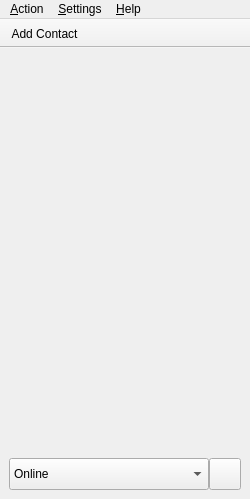
<?xml version="1.0" encoding="UTF-8"?>
<ui version="4.0">
 <class>MainWindow</class>
 <widget class="QMainWindow" name="MainWindow">
  <property name="geometry">
   <rect>
    <x>0</x>
    <y>0</y>
    <width>250</width>
    <height>499</height>
   </rect>
  </property>
  <property name="windowTitle">
   <string>MainWindow</string>
  </property>
  <property name="windowIcon">
   <iconset resource="application.qrc">
    <normaloff>:/images/im-user.png</normaloff>:/images/im-user.png</iconset>
  </property>
  <widget class="QWidget" name="centralwidget">
   <layout class="QVBoxLayout" name="verticalLayout">
    <property name="spacing">
     <number>0</number>
    </property>
    <item>
     <widget class="QStackedWidget" name="stackedWidget"/>
    </item>
    <item>
     <widget class="QWidget" name="bottomWrap" native="true"/>
    </item>
    <item>
     <layout class="QHBoxLayout" name="horizontalLayout">
      <item>
       <widget class="QComboBox" name="presenceComboBox">
        <property name="enabled">
         <bool>true</bool>
        </property>
        <property name="minimumSize">
         <size>
          <width>0</width>
          <height>32</height>
         </size>
        </property>
        <item>
         <property name="text">
          <string>Online</string>
         </property>
         <property name="icon">
          <iconset resource="application.qrc">
           <normaloff>:/images/im-user.png</normaloff>:/images/im-user.png</iconset>
         </property>
        </item>
        <item>
         <property name="text">
          <string>Chat</string>
         </property>
         <property name="icon">
          <iconset resource="application.qrc">
           <normaloff>:/images/im-user.png</normaloff>:/images/im-user.png</iconset>
         </property>
        </item>
        <item>
         <property name="text">
          <string>Away</string>
         </property>
         <property name="icon">
          <iconset resource="application.qrc">
           <normaloff>:/images/im-user-away.png</normaloff>:/images/im-user-away.png</iconset>
         </property>
        </item>
        <item>
         <property name="text">
          <string>Extended Away</string>
         </property>
         <property name="icon">
          <iconset resource="application.qrc">
           <normaloff>:/images/im-user-away.png</normaloff>:/images/im-user-away.png</iconset>
         </property>
        </item>
        <item>
         <property name="text">
          <string>Do Not Disturb</string>
         </property>
         <property name="icon">
          <iconset resource="application.qrc">
           <normaloff>:/images/im-user-busy.png</normaloff>:/images/im-user-busy.png</iconset>
         </property>
        </item>
        <item>
         <property name="text">
          <string>Invisible</string>
         </property>
         <property name="icon">
          <iconset resource="application.qrc">
           <normaloff>:/images/im-invisible-user.png</normaloff>:/images/im-invisible-user.png</iconset>
         </property>
        </item>
        <item>
         <property name="text">
          <string>Offline</string>
         </property>
         <property name="icon">
          <iconset resource="application.qrc">
           <normaloff>:/images/im-user-offline.png</normaloff>:/images/im-user-offline.png</iconset>
         </property>
        </item>
       </widget>
      </item>
      <item>
       <widget class="QToolButton" name="showInfoEventButton">
        <property name="enabled">
         <bool>true</bool>
        </property>
        <property name="minimumSize">
         <size>
          <width>32</width>
          <height>32</height>
         </size>
        </property>
        <property name="text">
         <string/>
        </property>
        <property name="icon">
         <iconset resource="application.qrc">
          <normaloff>:/images/preferences-system-power-management.png</normaloff>:/images/preferences-system-power-management.png</iconset>
        </property>
        <property name="toolButtonStyle">
         <enum>Qt::ToolButtonFollowStyle</enum>
        </property>
       </widget>
      </item>
     </layout>
    </item>
   </layout>
  </widget>
  <widget class="QMenuBar" name="menubar">
   <property name="geometry">
    <rect>
     <x>0</x>
     <y>0</y>
     <width>250</width>
     <height>24</height>
    </rect>
   </property>
   <widget class="QMenu" name="menu_Help">
    <property name="title">
     <string>&amp;Help</string>
    </property>
    <addaction name="actionAbout"/>
    <addaction name="actionQt"/>
   </widget>
   <widget class="QMenu" name="menu_Settings">
    <property name="title">
     <string>&amp;Settings</string>
    </property>
    <addaction name="actionHideOffline"/>
    <addaction name="actionPreferences"/>
   </widget>
   <widget class="QMenu" name="menu_X_MPP">
    <property name="title">
     <string>&amp;Action</string>
    </property>
    <addaction name="separator"/>
    <addaction name="actionAddContact"/>
    <addaction name="actionTransferManager"/>
    <addaction name="separator"/>
    <addaction name="actionLogout"/>
    <addaction name="actionQuit"/>
   </widget>
   <addaction name="menu_X_MPP"/>
   <addaction name="menu_Settings"/>
   <addaction name="menu_Help"/>
  </widget>
  <widget class="QToolBar" name="toolBar">
   <property name="windowTitle">
    <string>toolBar</string>
   </property>
   <property name="movable">
    <bool>false</bool>
   </property>
   <property name="toolButtonStyle">
    <enum>Qt::ToolButtonFollowStyle</enum>
   </property>
   <property name="floatable">
    <bool>false</bool>
   </property>
   <attribute name="toolBarArea">
    <enum>TopToolBarArea</enum>
   </attribute>
   <attribute name="toolBarBreak">
    <bool>false</bool>
   </attribute>
   <addaction name="actionAddContact"/>
  </widget>
  <action name="actionPreferences">
   <property name="icon">
    <iconset resource="application.qrc">
     <normaloff>:/images/preferences-system.png</normaloff>:/images/preferences-system.png</iconset>
   </property>
   <property name="text">
    <string>&amp;Preferences</string>
   </property>
  </action>
  <action name="actionAbout">
   <property name="text">
    <string>&amp;About</string>
   </property>
  </action>
  <action name="actionQt">
   <property name="text">
    <string>&amp;Qt</string>
   </property>
  </action>
  <action name="actionAddContact">
   <property name="icon">
    <iconset resource="application.qrc">
     <normaloff>:/images/contact-new.png</normaloff>:/images/contact-new.png</iconset>
   </property>
   <property name="text">
    <string>&amp;Add Contact</string>
   </property>
   <property name="toolTip">
    <string>Add Contact</string>
   </property>
  </action>
  <action name="actionQuit">
   <property name="icon">
    <iconset resource="application.qrc">
     <normaloff>:/images/system-shutdown.png</normaloff>:/images/system-shutdown.png</iconset>
   </property>
   <property name="text">
    <string>&amp;Quit</string>
   </property>
  </action>
  <action name="actionHideOffline">
   <property name="checkable">
    <bool>true</bool>
   </property>
   <property name="icon">
    <iconset resource="application.qrc">
     <normaloff>:/images/user-identity-grey.png</normaloff>:/images/user-identity-grey.png</iconset>
   </property>
   <property name="text">
    <string>Hide Offline Contact</string>
   </property>
  </action>
  <action name="actionLogout">
   <property name="icon">
    <iconset resource="application.qrc">
     <normaloff>:/images/system-log-out.png</normaloff>:/images/system-log-out.png</iconset>
   </property>
   <property name="text">
    <string>&amp;Logout</string>
   </property>
  </action>
  <action name="actionTransferManager">
   <property name="icon">
    <iconset resource="application.qrc">
     <normaloff>:/images/network-server-database.png</normaloff>:/images/network-server-database.png</iconset>
   </property>
   <property name="text">
    <string>TransferManager</string>
   </property>
  </action>
  <action name="actionRemoveContact">
   <property name="icon">
    <iconset resource="application.qrc">
     <normaloff>:/images/list-remove.png</normaloff>:/images/list-remove.png</iconset>
   </property>
   <property name="text">
    <string>Remove Contact</string>
   </property>
  </action>
  <action name="actionStartChat">
   <property name="icon">
    <iconset resource="application.qrc">
     <normaloff>:/images/mail-message-new.png</normaloff>:/images/mail-message-new.png</iconset>
   </property>
   <property name="text">
    <string>Start Chat</string>
   </property>
  </action>
  <action name="actionContactInfo">
   <property name="icon">
    <iconset resource="application.qrc">
     <normaloff>:/images/preferences-desktop-user.png</normaloff>:/images/preferences-desktop-user.png</iconset>
   </property>
   <property name="text">
    <string>Contact Info</string>
   </property>
  </action>
  <action name="actionUnsubscribe">
   <property name="icon">
    <iconset resource="application.qrc">
     <normaloff>:/images/im-ban-user.png</normaloff>:/images/im-ban-user.png</iconset>
   </property>
   <property name="text">
    <string>Unsubscribe</string>
   </property>
   <property name="toolTip">
    <string>Unsubscribe roster's status</string>
   </property>
  </action>
  <action name="actionDropSubscribe">
   <property name="icon">
    <iconset resource="application.qrc">
     <normaloff>:/images/im-kick-user.png</normaloff>:/images/im-kick-user.png</iconset>
   </property>
   <property name="text">
    <string>Drop Subscribe</string>
   </property>
   <property name="toolTip">
    <string>Don't send self status to roster</string>
   </property>
  </action>
  <action name="actionSubscribe">
   <property name="icon">
    <iconset resource="application.qrc">
     <normaloff>:/images/email.png</normaloff>:/images/email.png</iconset>
   </property>
   <property name="text">
    <string>Subscribe</string>
   </property>
  </action>
  <action name="actionAllowSubcribe">
   <property name="text">
    <string>Allow Subcribe</string>
   </property>
  </action>
 </widget>
 <resources>
  <include location="application.qrc"/>
 </resources>
 <connections/>
</ui>
